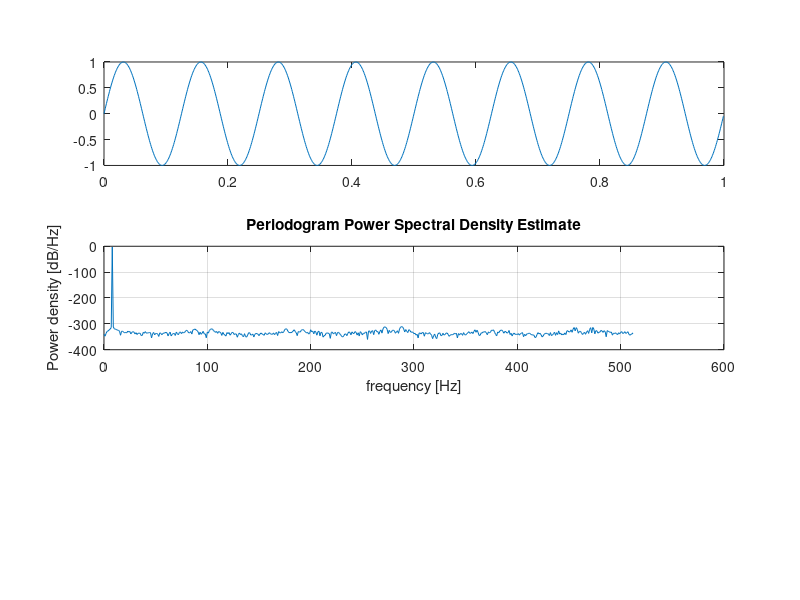

Write the MATLAB code that produced this figure. (Note: this script raises an error after producing the figure.)
Fs=1024;
Ts=1/Fs;
f=8;
N=1024;
t=Ts*(0:N-1)';
x=sin(2*pi*f*t);
figure;
subplot(3,1,1);
plot(t,x);
subplot(3,1,2);
periodogram(x,[],[],Fs);
vec=1:20;
X=goertzel(x,vec);
subplot(3,1,3);
plot(vec-1,20*log10(abs(X)));

